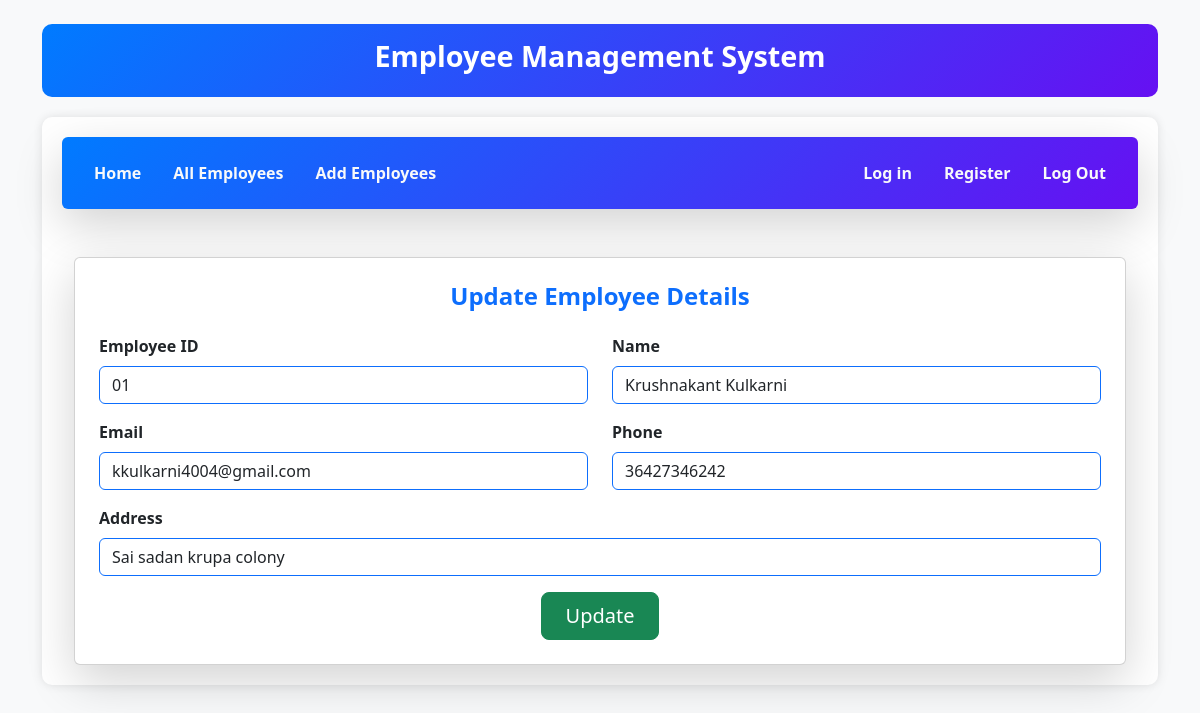
The app's page /updateemployee/4/ with its own data.
### emp/models.py (models this page shows)
class Employee(models.Model):
    employee_id = models.CharField(max_length=100)
    employee_name = models.CharField(max_length=50)
    email = models.CharField(max_length=40)
    address = models.CharField(max_length=40)
    phone = models.BigIntegerField()

### emp/views.py (the view)
# urls.py: path('updateemployee/<int:empid>/', views.updateemployee, name='updateemployee'),
def updateemployee(request, empid):
    e = get_object_or_404(Employee, pk=empid)
    return render(request, "emp/updateemployee.html", {"singleemployee": e})  # FIXED VARIABLE NAME

### emp/Templates/emp/updateemployee.html (shortened to what this page needs)
{% extends "base.html" %}
{% block content %}
<div class="container mt-5">
    <div class="card shadow-lg p-4 rounded">
        <h4 class="text-center text-primary mb-4"><strong>Update Employee Details</strong></h4>
        <form action="{% if singleemployee.id %}{% url 'doupdateemployee' singleemployee.id %}{% else %}#{% endif %}" method="POST">
            <div class="row">
                <div class="col-md-6 mb-3">
                    <label for="employeeid" class="form-label"><strong>Employee ID</strong></label>
                    <input type="text" name="employeeid" value="{{ singleemployee.employee_id }}" class="form-control border-primary">
                </div>
                <div class="col-md-6 mb-3">
                    <label for="employeename" class="form-label"><strong>Name</strong></label>
                    <input type="text" name="employeename" value="{{ singleemployee.employee_name }}" class="form-control border-primary">
                </div>
            </div>
            <div class="row">
                <div class="col-md-6 mb-3">
                    <label for="employeeemail" class="form-label"><strong>Email</strong></label>
                    <input type="email" name="employeeemail" value="{{ singleemployee.email }}" class="form-control border-primary">
                </div>
                <div class="col-md-6 mb-3">
                    <label for="employeephone" class="form-label"><strong>Phone</strong></label>
                    <input type="number" name="employeephone" value="{{ singleemployee.phone }}" class="form-control border-primary">
                </div>
            </div>
            <div class="mb-3">
                <label for="employeeaddress" class="form-label"><strong>Address</strong></label>
                <input type="text" name="employeeaddress" value="{{ singleemployee.address }}" class="form-control border-primary">
            </div>
            <div class="text-center mt-3">
                <button type="submit" class="btn btn-lg btn-success px-4">Update</button>
            </div>
        </form>
    </div>
</div>
{% endblock %}

### Templates/base.html (style rules this page uses)
body { background-color: #f8f9fa; }

### records on screen
Employee: employeeid "01", employeename "Krushnakant Kulkarni", employeeemail "kkulkarni4004@gmail.com", employeephone "36427346242", employeeaddress "Sai sadan krupa colony"
